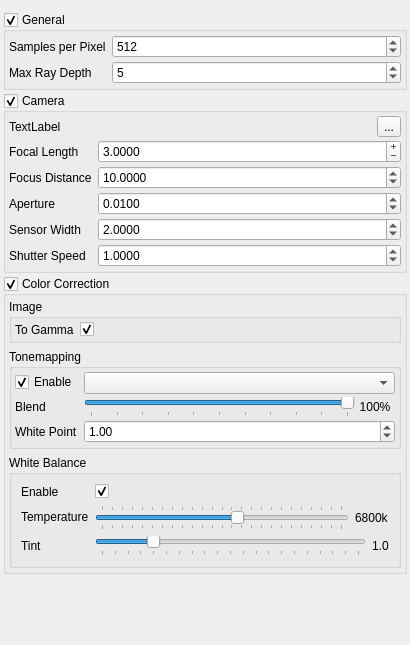
                 <widget class="QWidget" name="scrollAreaWidgetContents">
                  <property name="geometry">
                   <rect>
                    <x>0</x>
                    <y>0</y>
                    <width>410</width>
                    <height>645</height>
                   </rect>
                  </property>
                  <layout class="QVBoxLayout" name="verticalLayout_7">
                   <property name="spacing">
                    <number>3</number>
                   </property>
                   <property name="leftMargin">
                    <number>3</number>
                   </property>
                   <property name="topMargin">
                    <number>3</number>
                   </property>
                   <property name="rightMargin">
                    <number>3</number>
                   </property>
                   <property name="bottomMargin">
                    <number>3</number>
                   </property>
                   <item>
                    <widget class="QFrame" name="settings_frame">
                     <property name="frameShape">
                      <enum>QFrame::NoFrame</enum>
                     </property>
                     <property name="frameShadow">
                      <enum>QFrame::Raised</enum>
                     </property>
                     <layout class="QVBoxLayout" name="verticalLayout_16">
                      <property name="spacing">
                       <number>3</number>
                      </property>
                      <property name="leftMargin">
                       <number>3</number>
                      </property>
                      <property name="topMargin">
                       <number>3</number>
                      </property>
                      <property name="rightMargin">
                       <number>3</number>
                      </property>
                      <property name="bottomMargin">
                       <number>3</number>
                      </property>
                     </layout>
                    </widget>
                   </item>
                   <item>
                    <widget class="QGroupBox" name="general_settings">
                     <property name="title">
                      <string>General</string>
                     </property>
                     <property name="checkable">
                      <bool>true</bool>
                     </property>
                     <layout class="QFormLayout" name="formLayout_2">
                      <property name="verticalSpacing">
                       <number>3</number>
                      </property>
                      <property name="leftMargin">
                       <number>3</number>
                      </property>
                      <property name="topMargin">
                       <number>3</number>
                      </property>
                      <property name="rightMargin">
                       <number>3</number>
                      </property>
                      <property name="bottomMargin">
                       <number>3</number>
                      </property>
                      <item row="0" column="0">
                       <widget class="QLabel" name="label_6">
                        <property name="text">
                         <string>Samples per Pixel</string>
                        </property>
                       </widget>
                      </item>
                      <item row="0" column="1">
                       <widget class="QSpinBox" name="n_samples">
                        <property name="minimum">
                         <number>1</number>
                        </property>
                        <property name="maximum">
                         <number>99999</number>
                        </property>
                        <property name="value">
                         <number>512</number>
                        </property>
                       </widget>
                      </item>
                      <item row="1" column="0">
                       <widget class="QLabel" name="label_10">
                        <property name="text">
                         <string>Max Ray Depth</string>
                        </property>
                       </widget>
                      </item>
                      <item row="1" column="1">
                       <widget class="QSpinBox" name="max_depth">
                        <property name="minimum">
                         <number>0</number>
                        </property>
                        <property name="maximum">
                         <number>512</number>
                        </property>
                        <property name="value">
                         <number>5</number>
                        </property>
                       </widget>
                      </item>
                     </layout>
                    </widget>
                   </item>
                   <item>
                    <widget class="QGroupBox" name="camera_settings">
                     <property name="title">
                      <string>Camera</string>
                     </property>
                     <property name="checkable">
                      <bool>true</bool>
                     </property>
                     <layout class="QFormLayout" name="formLayout">
                      <property name="horizontalSpacing">
                       <number>6</number>
                      </property>
                      <property name="verticalSpacing">
                       <number>3</number>
                      </property>
                      <property name="leftMargin">
                       <number>3</number>
                      </property>
                      <property name="topMargin">
                       <number>3</number>
                      </property>
                      <property name="rightMargin">
                       <number>3</number>
                      </property>
                      <property name="bottomMargin">
                       <number>3</number>
                      </property>
                      <item row="1" column="0">
                       <widget class="QLabel" name="label">
                        <property name="text">
                         <string>Focal Length</string>
                        </property>
                       </widget>
                      </item>
                      <item row="1" column="1">
                       <widget class="QDoubleSpinBox" name="focal_length">
                        <property name="frame">
                         <bool>true</bool>
                        </property>
                        <property name="buttonSymbols">
                         <enum>QAbstractSpinBox::PlusMinus</enum>
                        </property>
                        <property name="decimals">
                         <number>4</number>
                        </property>
                        <property name="minimum">
                         <double>0.000100000000000</double>
                        </property>
                        <property name="maximum">
                         <double>999.000000000000000</double>
                        </property>
                        <property name="value">
                         <double>3.000000000000000</double>
                        </property>
                       </widget>
                      </item>
                      <item row="2" column="0">
                       <widget class="QLabel" name="label_2">
                        <property name="text">
                         <string>Focus Distance</string>
                        </property>
                       </widget>
                      </item>
                      <item row="2" column="1">
                       <widget class="QDoubleSpinBox" name="focus_distance">
                        <property name="decimals">
                         <number>4</number>
                        </property>
                        <property name="minimum">
                         <double>0.000100000000000</double>
                        </property>
                        <property name="maximum">
                         <double>32767.000000000000000</double>
                        </property>
                        <property name="value">
                         <double>10.000000000000000</double>
                        </property>
                       </widget>
                      </item>
                      <item row="3" column="0">
                       <widget class="QLabel" name="label_3">
                        <property name="text">
                         <string>Aperture</string>
                        </property>
                       </widget>
                      </item>
                      <item row="3" column="1">
                       <widget class="QDoubleSpinBox" name="aperture">
                        <property name="decimals">
                         <number>4</number>
                        </property>
                        <property name="minimum">
                         <double>0.000100000000000</double>
                        </property>
                        <property name="maximum">
                         <double>1024.000000000000000</double>
                        </property>
                        <property name="singleStep">
                         <double>0.010000000000000</double>
                        </property>
                        <property name="value">
                         <double>0.010000000000000</double>
                        </property>
                       </widget>
                      </item>
                      <item row="4" column="0">
                       <widget class="QLabel" name="label_4">
                        <property name="text">
                         <string>Sensor Width</string>
                        </property>
                       </widget>
                      </item>
                      <item row="4" column="1">
                       <widget class="QDoubleSpinBox" name="sensor_width">
                        <property name="decimals">
                         <number>4</number>
                        </property>
                        <property name="minimum">
                         <double>0.000100000000000</double>
                        </property>
                        <property name="maximum">
                         <double>1024.000000000000000</double>
                        </property>
                        <property name="singleStep">
                         <double>0.100000000000000</double>
                        </property>
                        <property name="value">
                         <double>2.000000000000000</double>
                        </property>
                       </widget>
                      </item>
                      <item row="5" column="0">
                       <widget class="QLabel" name="label_5">
                        <property name="text">
                         <string>Shutter Speed</string>
                        </property>
                       </widget>
                      </item>
                      <item row="5" column="1">
                       <widget class="QDoubleSpinBox" name="shutter_speed">
                        <property name="decimals">
                         <number>4</number>
                        </property>
                        <property name="minimum">
                         <double>0.000100000000000</double>
                        </property>
                        <property name="maximum">
                         <double>999.990000000000009</double>
                        </property>
                        <property name="singleStep">
                         <double>0.100000000000000</double>
                        </property>
                        <property name="value">
                         <double>1.000000000000000</double>
                        </property>
                       </widget>
                      </item>
                      <item row="0" column="1">
                       <layout class="QHBoxLayout" name="horizontalLayout_6">
                        <item>
                         <spacer name="horizontalSpacer_2">
                          <property name="orientation">
                           <enum>Qt::Horizontal</enum>
                          </property>
                          <property name="sizeHint" stdset="0">
                           <size>
                            <width>40</width>
                            <height>20</height>
                           </size>
                          </property>
                         </spacer>
                        </item>
                        <item>
                         <widget class="QToolButton" name="lock_camera">
                          <property name="text">
                           <string>...</string>
                          </property>
                         </widget>
                        </item>
                       </layout>
                      </item>
                      <item row="0" column="0">
                       <widget class="QLabel" name="label_19">
                        <property name="text">
                         <string>TextLabel</string>
                        </property>
                       </widget>
                      </item>
                     </layout>
                    </widget>
                   </item>
                   <item>
                    <widget class="QGroupBox" name="color_correction_settings">
                     <property name="title">
                      <string>Color Correction</string>
                     </property>
                     <property name="checkable">
                      <bool>true</bool>
                     </property>
                     <layout class="QVBoxLayout" name="verticalLayout_14">
                      <property name="leftMargin">
                       <number>3</number>
                      </property>
                      <property name="topMargin">
                       <number>3</number>
                      </property>
                      <property name="rightMargin">
                       <number>3</number>
                      </property>
                      <property name="bottomMargin">
                       <number>3</number>
                      </property>
                      <item>
                       <widget class="QGroupBox" name="groupBox_2">
                        <property name="title">
                         <string>Image</string>
                        </property>
                        <property name="flat">
                         <bool>true</bool>
                        </property>
                        <layout class="QFormLayout" name="formLayout_5">
                         <property name="verticalSpacing">
                          <number>3</number>
                         </property>
                         <property name="leftMargin">
                          <number>3</number>
                         </property>
                         <property name="topMargin">
                          <number>3</number>
                         </property>
                         <property name="rightMargin">
                          <number>3</number>
                         </property>
                         <property name="bottomMargin">
                          <number>3</number>
                         </property>
                         <item row="0" column="0">
                          <widget class="QLabel" name="label_14">
                           <property name="text">
                            <string>To Gamma</string>
                           </property>
                          </widget>
                         </item>
                         <item row="0" column="1">
                          <widget class="QCheckBox" name="linear_to_gamma">
                           <property name="text">
                            <string/>
                           </property>
                           <property name="checked">
                            <bool>true</bool>
                           </property>
                          </widget>
                         </item>
                        </layout>
                       </widget>
                      </item>
                      <item>
                       <widget class="QGroupBox" name="groupBox_3">
                        <property name="title">
                         <string>Tonemapping</string>
                        </property>
                        <property name="flat">
                         <bool>true</bool>
                        </property>
                        <layout class="QFormLayout" name="formLayout_6">
                         <property name="verticalSpacing">
                          <number>3</number>
                         </property>
                         <property name="leftMargin">
                          <number>3</number>
                         </property>
                         <property name="topMargin">
                          <number>3</number>
                         </property>
                         <property name="rightMargin">
                          <number>3</number>
                         </property>
                         <property name="bottomMargin">
                          <number>3</number>
                         </property>
                         <item row="0" column="0">
                          <widget class="QCheckBox" name="enable_tonemap">
                           <property name="text">
                            <string>Enable</string>
                           </property>
                           <property name="checked">
                            <bool>true</bool>
                           </property>
                          </widget>
                         </item>
                         <item row="0" column="1">
                          <widget class="QComboBox" name="tonemap_method">
                           <property name="currentText">
                            <string/>
                           </property>
                          </widget>
                         </item>
                         <item row="1" column="0">
                          <widget class="QLabel" name="label_12">
                           <property name="text">
                            <string>Blend</string>
                           </property>
                          </widget>
                         </item>
                         <item row="1" column="1">
                          <layout class="QHBoxLayout" name="horizontalLayout">
                           <item>
                            <widget class="QSlider" name="tonemap_alpha">
                             <property name="maximum">
                              <number>100</number>
                             </property>
                             <property name="value">
                              <number>100</number>
                             </property>
                             <property name="orientation">
                              <enum>Qt::Horizontal</enum>
                             </property>
                             <property name="tickPosition">
                              <enum>QSlider::TicksBelow</enum>
                             </property>
                             <property name="tickInterval">
                              <number>10</number>
                             </property>
                            </widget>
                           </item>
                           <item>
                            <widget class="QLabel" name="tonemap_blend_percent">
                             <property name="sizePolicy">
                              <sizepolicy hsizetype="Fixed" vsizetype="Preferred">
                               <horstretch>0</horstretch>
                               <verstretch>0</verstretch>
                              </sizepolicy>
                             </property>
                             <property name="minimumSize">
                              <size>
                               <width>40</width>
                               <height>0</height>
                              </size>
                             </property>
                             <property name="text">
                              <string>100%</string>
                             </property>
                             <property name="alignment">
                              <set>Qt::AlignCenter</set>
                             </property>
                            </widget>
                           </item>
                          </layout>
                         </item>
                         <item row="2" column="0">
                          <widget class="QLabel" name="label_15">
                           <property name="text">
                            <string>White Point</string>
                           </property>
                          </widget>
                         </item>
                         <item row="2" column="1">
                          <widget class="QDoubleSpinBox" name="tonemap_white_point">
                           <property name="singleStep">
                            <double>0.200000000000000</double>
                           </property>
                           <property name="value">
                            <double>1.000000000000000</double>
                           </property>
                          </widget>
                         </item>
                        </layout>
                       </widget>
                      </item>
                      <item>
                       <widget class="QGroupBox" name="white_balance_settings">
                        <property name="title">
                         <string>White Balance</string>
                        </property>
                        <layout class="QFormLayout" name="formLayout_7">
                         <item row="0" column="0">
                          <widget class="QLabel" name="label_16">
                           <property name="text">
                            <string>Enable</string>
                           </property>
                          </widget>
                         </item>
                         <item row="1" column="0">
                          <widget class="QLabel" name="label_17">
                           <property name="text">
                            <string>Temperature</string>
                           </property>
                          </widget>
                         </item>
                         <item row="2" column="0">
                          <widget class="QLabel" name="label_18">
                           <property name="text">
                            <string>Tint</string>
                           </property>
                          </widget>
                         </item>
                         <item row="1" column="1">
                          <layout class="QHBoxLayout" name="horizontalLayout_4">
                           <item>
                            <widget class="QSlider" name="wb_temp">
                             <property name="minimum">
                              <number>1</number>
                             </property>
                             <property name="maximum">
                              <number>12000</number>
                             </property>
                             <property name="value">
                              <number>6800</number>
                             </property>
                             <property name="orientation">
                              <enum>Qt::Horizontal</enum>
                             </property>
                             <property name="invertedAppearance">
                              <bool>false</bool>
                             </property>
                             <property name="tickPosition">
                              <enum>QSlider::TicksBothSides</enum>
                             </property>
                             <property name="tickInterval">
                              <number>500</number>
                             </property>
                            </widget>
                           </item>
                           <item>
                            <widget class="QLabel" name="wb_temp_label">
                             <property name="text">
                              <string>6800k</string>
                             </property>
                            </widget>
                           </item>
                          </layout>
                         </item>
                         <item row="2" column="1">
                          <layout class="QHBoxLayout" name="horizontalLayout_5">
                           <item>
                            <widget class="QSlider" name="wb_tint">
                             <property name="maximum">
                              <number>500</number>
                             </property>
                             <property name="value">
                              <number>100</number>
                             </property>
                             <property name="orientation">
                              <enum>Qt::Horizontal</enum>
                             </property>
                             <property name="tickPosition">
                              <enum>QSlider::TicksBelow</enum>
                             </property>
                             <property name="tickInterval">
                              <number>25</number>
                             </property>
                            </widget>
                           </item>
                           <item>
                            <widget class="QLabel" name="wb_tint_label">
                             <property name="text">
                              <string>1.0</string>
                             </property>
                            </widget>
                           </item>
                          </layout>
                         </item>
                         <item row="0" column="1">
                          <widget class="QCheckBox" name="enable_white_balance">
                           <property name="text">
                            <string/>
                           </property>
                           <property name="checked">
                            <bool>true</bool>
                           </property>
                          </widget>
                         </item>
                        </layout>
                       </widget>
                      </item>
                     </layout>
                    </widget>
                   </item>
                   <item>
                    <spacer name="verticalSpacer">
                     <property name="orientation">
                      <enum>Qt::Vertical</enum>
                     </property>
                     <property name="sizeHint" stdset="0">
                      <size>
                       <width>20</width>
                       <height>40</height>
                      </size>
                     </property>
                    </spacer>
                   </item>
                  </layout>
                 </widget>
